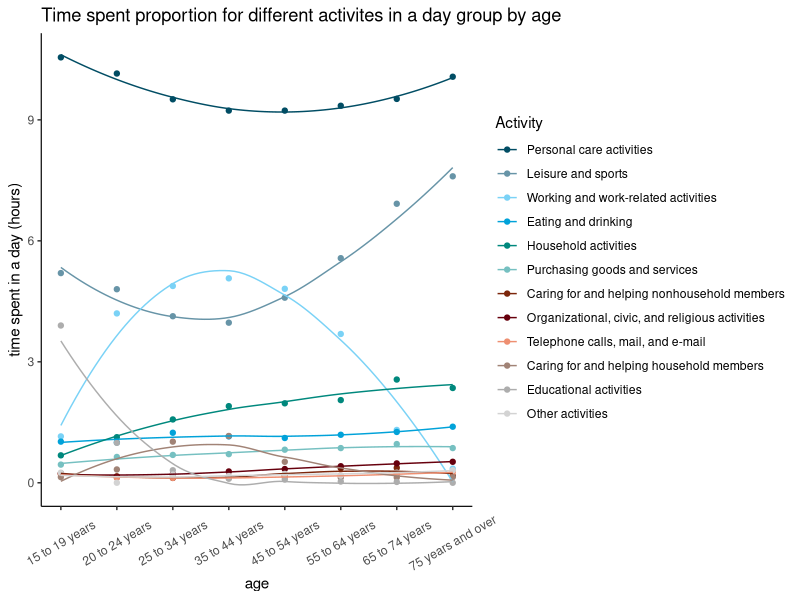

Generate this figure with R:
## ---- chunk 1
library(ggplot2)
library(scales)
library(RColorBrewer)
## ---- chunk 2
# read and clean table 8
t8<-read.csv("../data/t8.csv",header = T,as.is = T)
t8<-t8[,-1]
colnames(t8)<-c("Annual","Age","Activity")
t8[is.na(t8)] <- 0
t8_sub<-t8[t8$Age != "15 years and over",]
t8_sub$Activity[t8_sub$Activity == 'Other activities, not elsewhere classified'] <- "Other activities"
## ---- chunk 3
## get the order for age
t8_sub$order <- rep(seq(1:8),each = 12) # 8*12
## get the order for activity (almost from larger time spent to smallest, with "others" at one end)
order<- rep(c(1,10,7,2,3,4,6,9,11,5,8,12),8) + rep((seq(1:8)-1)*12,each = 12)
t8_sub_2<-t8_sub[order,]
order1<-rep(seq(1:12),8)+9

for (i in 1:nrow(t8_sub_2))
{
  t8_sub_2$Activity2[i] <- paste0(order1[i],as.character(t8_sub_2$Activity[i]))
}
## ---- chunk 4
## draw plot
p<-ggplot(t8_sub_2,aes(order,Annual,colour=Activity2))+
  #geom_line()+
  geom_point()+
  geom_smooth(size=0.5, span=1, se=F,method = "loess") + 
  scale_x_continuous(breaks = seq(1:8),labels = unique(t8_sub_2$Age)) +
  labs(title="Time spent proportion for different activites in a day group by age",x="age",y="time spent in a day (hours)")

## adjust filling color an legend
newpalette<-colorRampPalette(rev(c("lightgrey","#adadad","#a18376","#ee8f71","#67000D","#7c260b","#76c0c1","#00887d","#01a2d9","#7ad2f6","#6794a7","#014d64")))(12)

p + theme_bw() + 
  scale_colour_manual(values = newpalette,
                      name = "Activity",
                      breaks=t8_sub_2$Activity2[1:13],
                      labels=t8_sub_2$Activity[1:13]) +
  theme(panel.grid=element_blank(),panel.border=element_blank(),axis.line=element_line(size=0.4,colour="black"),axis.text.x = element_text(angle = 30, hjust = 0.5, vjust = 0.5))
